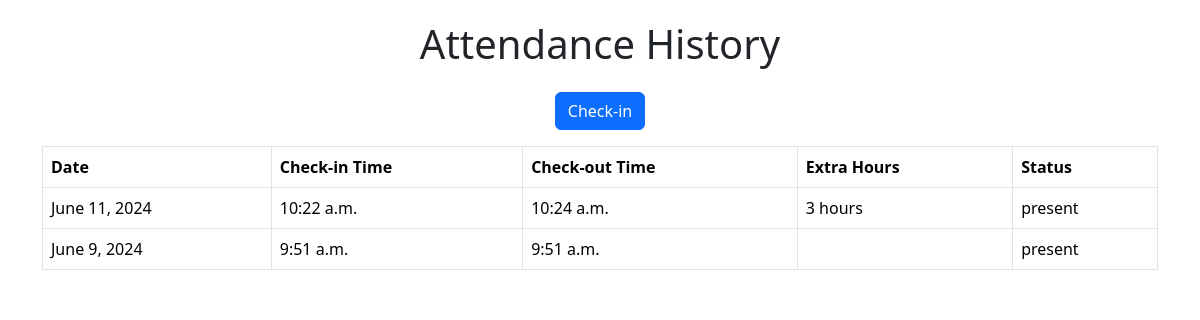
Page /labor/attendance/ (signed in) on the earlier database version.
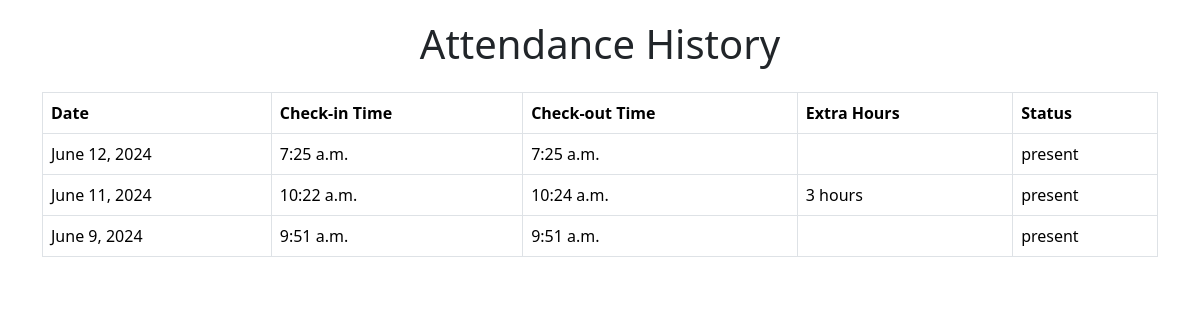
Same page on the later database version.
### labor/models.py (models this page shows, shortened)
class Attendance(models.Model):
    ATTENDANCE_CHOICES = [
        ('present', 'Present'),
        ('absent', 'Absent'),
        ('leave', 'Leave')
    ]
    labor = models.ForeignKey(Labor, on_delete=models.CASCADE, related_name="attendance")
    date = models.DateField(auto_now=True)
    check_in = models.TimeField(blank=True, null=True, default=None)
    check_out = models.TimeField(blank=True, null=True, default=None)
    status = models.CharField(max_length=10, choices=ATTENDANCE_CHOICES)
    class Meta:
        unique_together = ('labor', 'date')
        verbose_name_plural = "Attendance"

class HourlyAttendance(models.Model):
    attendance = models.OneToOneField(Attendance, on_delete=models.CASCADE, related_name='extra_hours')
    hours = models.IntegerField(default=0)
    check_in = models.DateTimeField(null=True, blank=True)
    check_out = models.DateTimeField(null=True, blank=True)
    def __str__(self):
        return f'{self.hours} hours'
    class Meta:
        verbose_name_plural = "Hourly Attendance"
        unique_together = ('check_in', 'attendance')

### labor/views.py (the view, shortened to what this page needs)
# urls.py: path('attendance/', views.attendance_view, name='attendance'),
def attendance_view(request):
    attendance_records = Attendance.objects.filter(labor=request.user.labors).order_by('-date')
    last = attendance_records.first()
    try:
        if last.date != date.today():
            last = None
    except Exception as E:
        print(E)
    return render(request, 'labor/attendance.html', context={'attendance_records': attendance_records, 'today':last})

### labor/templates/labor/attendance.html (shortened to what this page needs)
<!DOCTYPE html>
<html lang="en">
<head>
    <link href="https://cdn.jsdelivr.net/npm/bootstrap@5.3.3/dist/css/bootstrap.min.css" rel="stylesheet">
</head>
<body>
    <div class="container report-container">
        <div class="text-center mb-4">
            <h1>Attendance History</h1>
        </div>
        {% if today.check_in is None %}
        <div class="mb-3 text-center">
            <form action="{% url 'labor:attendance' %}" method="POST">
                <button type="submit" class="btn btn-primary">Check-in</button>
            </form>
        </div>
        {% endif %}
        <table class="table table-bordered">
            <thead>
                <tr>
                    <th>Date</th>
                    <th>Check-in Time</th>
                    <th>Check-out Time</th>
                    <th>Extra Hours</th>
                    <th>Status</th>
                </tr>
            </thead>
            <tbody>
                {% for record in attendance_records %}
                    <tr>
                        <td>{{ record.date }}</td>
                        <td>{{ record.check_in|default:"Not checked in" }}</td>
                        <td>{{ record.check_out|default:"Not checked out" }}</td>
                        <td>{{ record.extra_hours }}</td>
                        <td>{{ record.status }}</td>
                    </tr>
                {% endfor %}
            </tbody>
        </table>
    </div>
</body>
</html>

Differences in the rows shown:
added Attendance: date "June 12, 2024", check_in "7:25 a.m.", check_out "7:25 a.m.", status "present"
Other differences:
text no longer shown: "Check-in"
